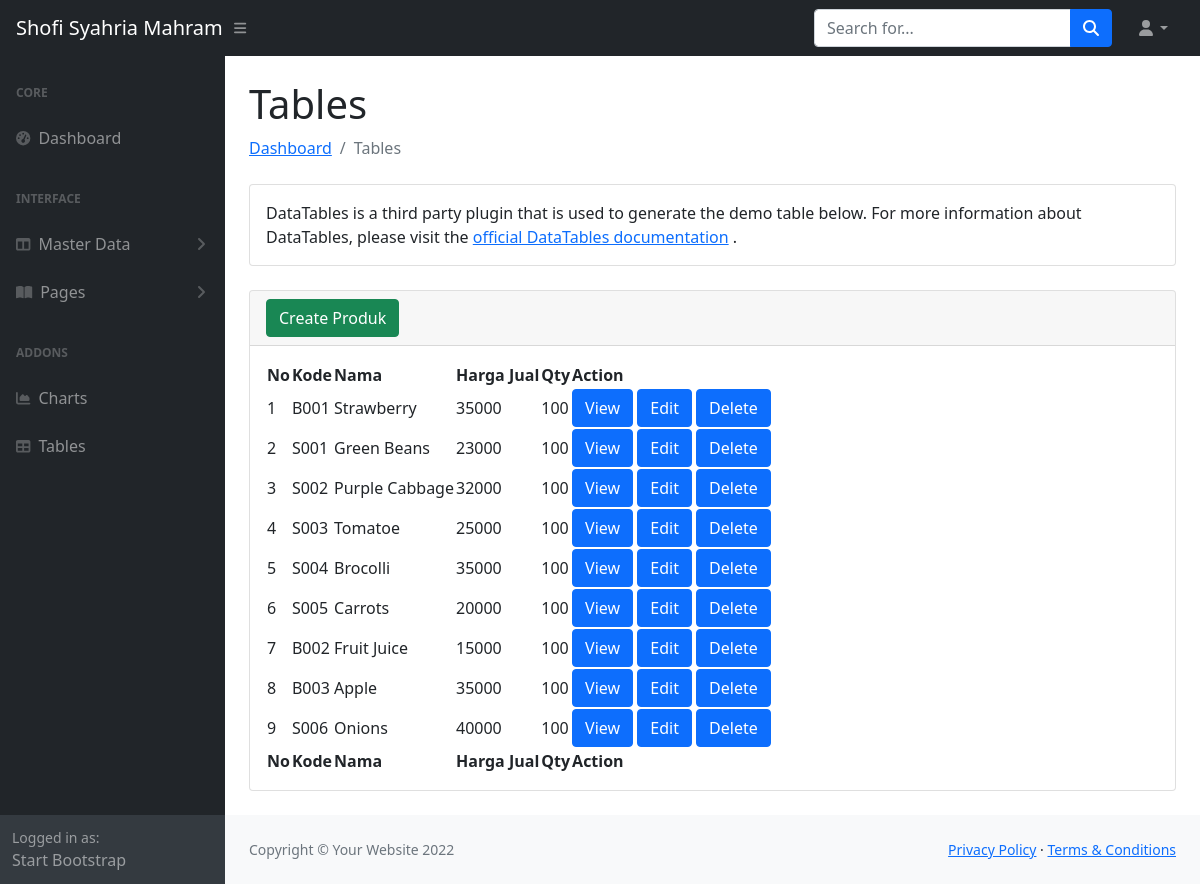
The app's page /admin/index.php?hal=produk with its own data.
### tables this page shows
CREATE TABLE `produk` (
  `id` int(11) NOT NULL,
  `kode` varchar(10) NOT NULL,
  `nama` varchar(50) NOT NULL,
  `harga_jual` double DEFAULT NULL,
  `harga_beli` double DEFAULT NULL,
  `stok` int(11) DEFAULT NULL,
  `min_stok` int(11) DEFAULT NULL,
  `deskripsi` text DEFAULT NULL,
  `kategori_produk_id` int(11) NOT NULL,
  `image` varchar(55) NOT NULL
);

### admin/produk.php (the view)
<?php
require_once 'dbkoneksi.php';
?>
<?php
$sql = "SELECT * FROM produk";
$rs = $dbh->query($sql);
?>
<h1 class="mt-4">Tables</h1>
<ol class="breadcrumb mb-4">
    <li class="breadcrumb-item"><a href="index.html">Dashboard</a></li>
    <li class="breadcrumb-item active">Tables</li>
</ol>
<div class="card mb-4">
    <div class="card-body">
        DataTables is a third party plugin that is used to generate the demo table below. For more
        information about DataTables, please visit the
        <a target="_blank" href="https://datatables.net/">official DataTables documentation</a>
        .
    </div>
</div>
<div class="card mb-4">
    <div class="card-header">
        <a class="btn btn-success" href="index.php?hal=form_produk">Create Produk</a>
    </div>
    <div class="card-body">
        <table id="datatablesSimple">
            <thead>
                <tr>
                    <th>No</th>
                    <th>Kode</th>
                    <th>Nama</th>
                    <th>Harga Jual</th>
                    <th>Qty</th>
                    <th>Action</th>
                </tr>
            </thead>
            <tfoot>
                <tr>
                    <th>No</th>
                    <th>Kode</th>
                    <th>Nama</th>
                    <th>Harga Jual</th>
                    <th>Qty</th>
                    <th>Action</th>
                </tr>
            </tfoot>
            <tbody>
                <?php
                $nomor  = 1;
                foreach ($rs as $row) {
                ?>
                    <tr>
                        <td><?= $nomor ?></td>
                        <td><?= $row['kode'] ?></td>
                        <td><?= $row['nama'] ?></td>
                        <td><?= $row['harga_jual'] ?></td>
                        <td><?= $row['stok'] ?></td>
                        <td>
                            <a class="btn btn-primary" href="view_produk.php?id=<?= $row['id'] ?>">View</a>
                            <a class="btn btn-primary" href="form_produk.php?idedit=<?= $row['id'] ?>">Edit</a>
                            <a class="btn btn-primary" href="delete_produk.php?iddel=<?= $row['id'] ?>" onclick="if(!confirm('Anda Yakin Hapus Data Produk <?= $row['nama'] ?>?')) {return false}">Delete</a>
                        </td>
                    </tr>
                <?php
                    $nomor++;
                }
                ?>
            </tbody>
        </table>
    </div>
</div>

### admin/top.php (shortened to what this page needs)
<!DOCTYPE html>
<html lang="en">
    <head>
        <link href="css/styles.css" rel="stylesheet" />
        <link href="https://cdn.jsdelivr.net/npm/simple-datatables@latest/dist/style.css" rel="stylesheet" />
    </head>
    <body>
        <nav class="sb-topnav navbar navbar-expand navbar-dark bg-dark">
            <a class="navbar-brand ps-3" href="index.php">Shofi Syahria Mahram</a>
            <button class="btn btn-link btn-sm order-1 order-lg-0 me-4 me-lg-0" id="sidebarToggle" href="#!"><i class="fas fa-bars"></i></button>
            <form class="d-none d-md-inline-block form-inline ms-auto me-0 me-md-3 my-2 my-md-0">
                <div class="input-group">
                    <input class="form-control" type="text" placeholder="Search for..." aria-label="Search for..." aria-describedby="btnNavbarSearch" />
                    <button class="btn btn-primary" id="btnNavbarSearch" type="button"><i class="fas fa-search"></i></button>
                </div>
            </form>
            <ul class="navbar-nav ms-auto ms-md-0 me-3 me-lg-4">
                <li class="nav-item dropdown">
                    <a class="nav-link dropdown-toggle" id="navbarDropdown" href="#" role="button" data-bs-toggle="dropdown" aria-expanded="false"><i class="fas fa-user fa-fw"></i></a>
                </li>
            </ul>
        </nav>

### admin/menu.php (shortened to what this page needs)
<div id="layoutSidenav">
         <div id="layoutSidenav_nav">
             <nav class="sb-sidenav accordion sb-sidenav-dark" id="sidenavAccordion">
                 <div class="sb-sidenav-menu">
                     <div class="nav">
                         <div class="sb-sidenav-menu-heading">Core</div>
                         <a class="nav-link" href="index.php?hal=dashboard">
                             <div class="sb-nav-link-icon"><i class="fas fa-tachometer-alt"></i></div>
                             Dashboard
                         </a>
                         <div class="sb-sidenav-menu-heading">Interface</div>
                         <a class="nav-link collapsed" href="#" data-bs-toggle="collapse" data-bs-target="#collapseLayouts" aria-expanded="false" aria-controls="collapseLayouts">
                             <div class="sb-nav-link-icon"><i class="fas fa-columns"></i></div>
                             Master Data
                             <div class="sb-sidenav-collapse-arrow"><i class="fas fa-angle-down"></i></div>
                         </a>
                         <a class="nav-link collapsed" href="#" data-bs-toggle="collapse" data-bs-target="#collapsePages" aria-expanded="false" aria-controls="collapsePages">
                             <div class="sb-nav-link-icon"><i class="fas fa-book-open"></i></div>
                             Pages
                             <div class="sb-sidenav-collapse-arrow"><i class="fas fa-angle-down"></i></div>
                         </a>
                         <div class="sb-sidenav-menu-heading">Addons</div>
                         <a class="nav-link" href="index.php?hal=chart">
                             <div class="sb-nav-link-icon"><i class="fas fa-chart-area"></i></div>
                             Charts
                         </a>
                         <a class="nav-link" href="tables.html">
                             <div class="sb-nav-link-icon"><i class="fas fa-table"></i></div>
                             Tables
                         </a>
                     </div>
                 </div>
                 <div class="sb-sidenav-footer">
                     <div class="small">Logged in as:</div>
                     Start Bootstrap
                 </div>
             </nav>
         </div>
         <div id="layoutSidenav_content">
 <main>

### admin/index.php (shortened to what this page needs)
<?php
include_once 'top.php';
include_once 'menu.php';
?>
<div id="layoutSidenav_content">
    <main>
        <div class="container-fluid px-4">
            <?php
            $hal = $_GET['hal'];
            if ($hal == 'dashboard.php') {
                include_once 'dashboard.php';
            } else if (!empty($hal)) {
                include_once '' . $hal . '.php';
            } else {
                include_once 'dashboard.php';
            }
            ?>
        </div>
    </main>
</div>
<?php
include_once 'footer.php';
?>

### admin/footer.php (shortened to what this page needs)
</main>
<footer class="py-4 bg-light mt-auto">
                    <div class="container-fluid px-4">
                        <div class="d-flex align-items-center justify-content-between small">
                            <div class="text-muted">Copyright &copy; Your Website 2022</div>
                            <div>
                                <a href="#">Privacy Policy</a>
                                &middot;
                                <a href="#">Terms &amp; Conditions</a>
                            </div>
                        </div>
                    </div>
                </footer>
            </div>
        </div>
    </body>
</html>

### records on screen
produk: kode "B001", nama "Strawberry", harga_jual "35000", stok "100"
produk: kode "S001", nama "Green Beans", harga_jual "23000", stok "100"
produk: kode "S002", nama "Purple Cabbage", harga_jual "32000", stok "100"
produk: kode "S003", nama "Tomatoe", harga_jual "25000", stok "100"
produk: kode "S004", nama "Brocolli", harga_jual "35000", stok "100"
produk: kode "S005", nama "Carrots", harga_jual "20000", stok "100"
produk: kode "B002", nama "Fruit Juice", harga_jual "15000", stok "100"
produk: kode "B003", nama "Apple", harga_jual "35000", stok "100"
produk: kode "S006", nama "Onions", harga_jual "40000", stok "100"
